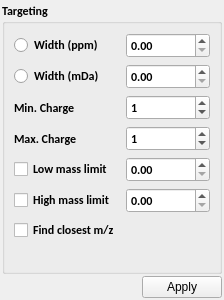
<?xml version="1.0" encoding="UTF-8"?>
<ui version="4.0">
 <class>TargetingForm</class>
 <widget class="QWidget" name="TargetingForm">
  <property name="geometry">
   <rect>
    <x>0</x>
    <y>0</y>
    <width>224</width>
    <height>300</height>
   </rect>
  </property>
  <property name="windowTitle">
   <string>Form</string>
  </property>
  <layout class="QGridLayout" name="gridLayout_2">
   <property name="leftMargin">
    <number>2</number>
   </property>
   <property name="topMargin">
    <number>2</number>
   </property>
   <property name="rightMargin">
    <number>2</number>
   </property>
   <property name="bottomMargin">
    <number>2</number>
   </property>
   <property name="spacing">
    <number>2</number>
   </property>
   <item row="1" column="0">
    <layout class="QVBoxLayout" name="verticalLayout">
     <item>
      <widget class="QGroupBox" name="groupBox">
       <property name="font">
        <font>
         <family>Calibri</family>
         <weight>75</weight>
         <bold>true</bold>
        </font>
       </property>
       <property name="title">
        <string>Targeting</string>
       </property>
       <layout class="QGridLayout" name="gridLayout_3">
        <item row="0" column="0">
         <layout class="QGridLayout" name="gridLayout">
          <item row="0" column="0">
           <widget class="QRadioButton" name="radioButtonRP">
            <property name="text">
             <string>Width (ppm)</string>
            </property>
           </widget>
          </item>
          <item row="1" column="0">
           <widget class="QRadioButton" name="radioButtonWidth">
            <property name="text">
             <string>Width (mDa)</string>
            </property>
           </widget>
          </item>
          <item row="2" column="0">
           <widget class="QLabel" name="label">
            <property name="text">
             <string>Min. Charge</string>
            </property>
           </widget>
          </item>
          <item row="4" column="0">
           <widget class="QCheckBox" name="cbxLowMass">
            <property name="text">
             <string>Low mass limit</string>
            </property>
           </widget>
          </item>
          <item row="3" column="0">
           <widget class="QLabel" name="label_2">
            <property name="text">
             <string>Max. Charge</string>
            </property>
           </widget>
          </item>
          <item row="2" column="1">
           <widget class="QSpinBox" name="spinBoxChargeMin">
            <property name="value">
             <number>1</number>
            </property>
           </widget>
          </item>
          <item row="5" column="0">
           <widget class="QCheckBox" name="cbxHighMass">
            <property name="text">
             <string>High mass limit</string>
            </property>
           </widget>
          </item>
          <item row="3" column="1">
           <widget class="QSpinBox" name="spinBoxChargeMax">
            <property name="value">
             <number>1</number>
            </property>
           </widget>
          </item>
          <item row="0" column="1">
           <widget class="QDoubleSpinBox" name="doubleSpinBoxRP"/>
          </item>
          <item row="4" column="1">
           <widget class="QDoubleSpinBox" name="doubleSpinBoxLowMassLimit"/>
          </item>
          <item row="1" column="1">
           <widget class="QDoubleSpinBox" name="doubleSpinBoxWidth"/>
          </item>
          <item row="5" column="1">
           <widget class="QDoubleSpinBox" name="doubleSpinBoxHighMassLimit"/>
          </item>
          <item row="6" column="0">
           <widget class="QCheckBox" name="checkBox">
            <property name="text">
             <string>Find closest m/z</string>
            </property>
           </widget>
          </item>
         </layout>
        </item>
        <item row="1" column="0">
         <spacer name="verticalSpacer">
          <property name="orientation">
           <enum>Qt::Vertical</enum>
          </property>
          <property name="sizeHint" stdset="0">
           <size>
            <width>20</width>
            <height>40</height>
           </size>
          </property>
         </spacer>
        </item>
       </layout>
      </widget>
     </item>
    </layout>
   </item>
   <item row="2" column="0">
    <widget class="QDialogButtonBox" name="buttonBox">
     <property name="standardButtons">
      <set>QDialogButtonBox::Apply</set>
     </property>
    </widget>
   </item>
  </layout>
 </widget>
 <resources/>
 <connections/>
</ui>
